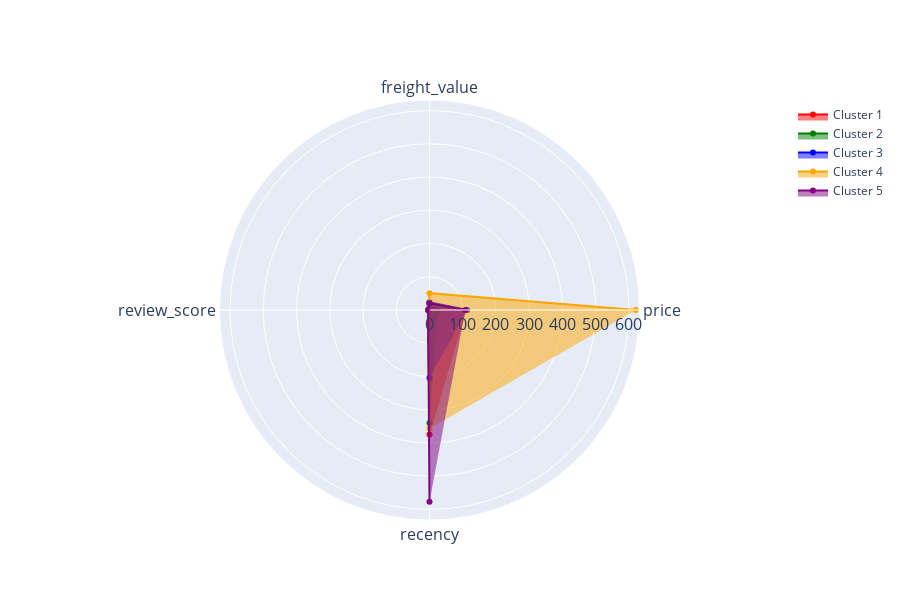

Here is the notebook cell this chart was saved with:
### Code cell
# Définition des couleurs pour chaque ligne
colors = ['red', 'green', 'blue', 'orange', 'purple']

# Tracé des radar charts pour chaque ligne
fig = go.Figure()
for i in range(len(df_radar)):
    fig.add_trace(go.Scatterpolar(
        r=list(df_radar.iloc[i]),
        theta=list(df_radar.columns),
        fill='toself',
        name=f'Cluster {i+1}',
        line_color=colors[i]
    ))

fig.update_layout(
    polar=dict(
        radialaxis=dict(
            showticklabels=True,
            tickfont=dict(size=16)
        ),
        angularaxis=dict(
            tickfont=dict(size=16)
        )
    ),
    height=600
)

# Affichage du graphique
fig.show()

### Figure 1 — Plotly figure (JSON) as saved in the notebook; plotly's stock layout.template omitted (floating-point values rounded to 4 significant figures)
{"data": [{"fill": "toself", "line": {"color": "red"}, "name": "Cluster 1", "r": [111.5, 21.55, 3.971, 374.8], "theta": ["price", "freight_value", "review_score", "recency"], "type": "scatterpolar"}, {"fill": "toself", "line": {"color": "green"}, "name": "Cluster 2", "r": [25.55, 13.44, 4.189, 340.0], "theta": ["price", "freight_value", "review_score", "recency"], "type": "scatterpolar"}, {"fill": "toself", "line": {"color": "blue"}, "name": "Cluster 3", "r": [113.3, 23.21, 4.19, 203.8], "theta": ["price", "freight_value", "review_score", "recency"], "type": "scatterpolar"}, {"fill": "toself", "line": {"color": "orange"}, "name": "Cluster 4", "r": [620.4, 50.75, 3.928, 356.4], "theta": ["price", "freight_value", "review_score", "recency"], "type": "scatterpolar"}, {"fill": "toself", "line": {"color": "purple"}, "name": "Cluster 5", "r": [107.8, 20.5, 4.172, 576.9], "theta": ["price", "freight_value", "review_score", "recency"], "type": "scatterpolar"}], "layout": {"height": 600, "polar": {"angularaxis": {"tickfont": {"size": 16}}, "radialaxis": {"showticklabels": true, "tickfont": {"size": 16}}}}}
